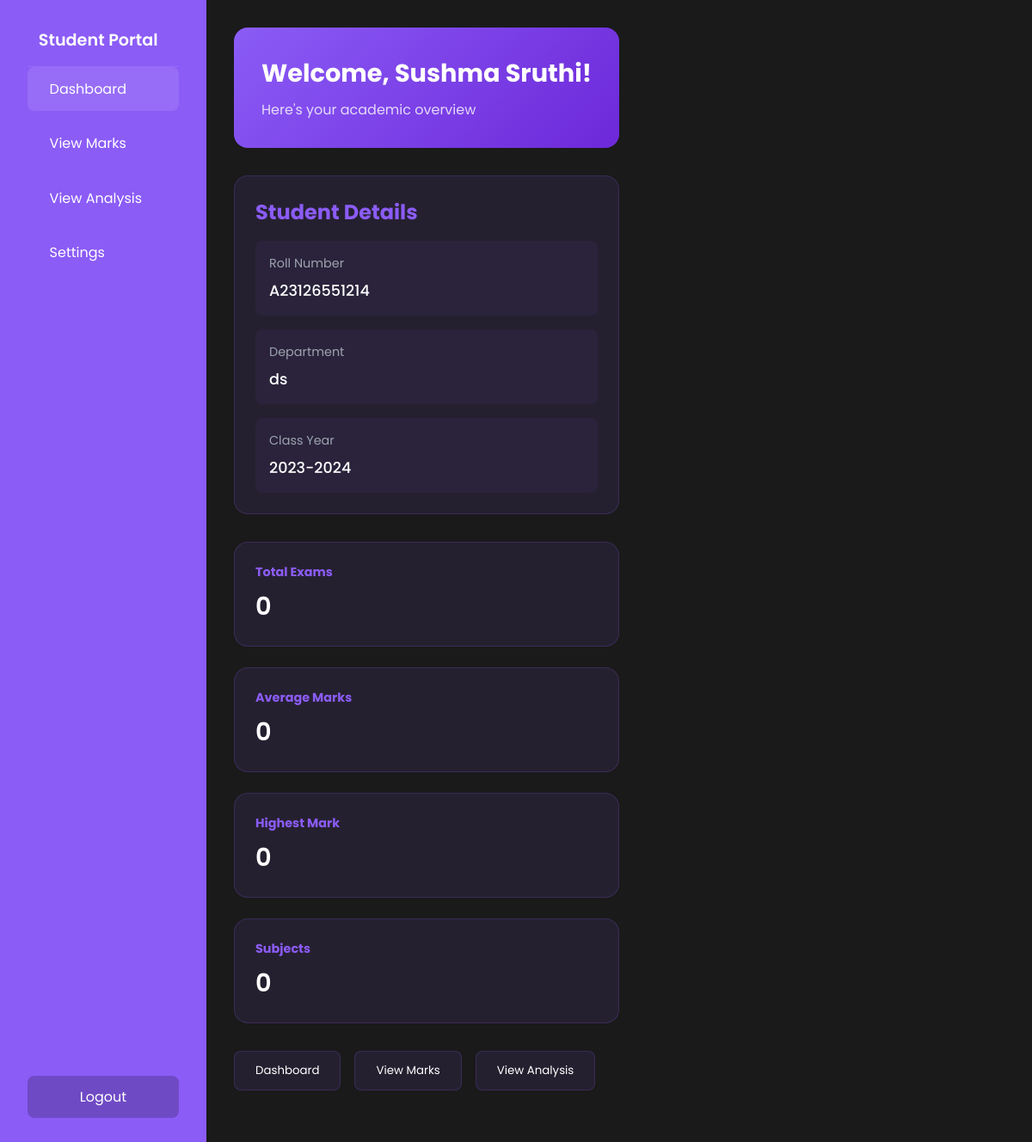
Page /student/dashboard (signed in) on the committed database.
### tables this page shows
CREATE TABLE students
                        (id TEXT PRIMARY KEY, 
                         full_name TEXT NOT NULL,
                         department TEXT NOT NULL,
                         password TEXT NOT NULL);

### app.py (the view, shortened to what this page needs)
@app.route("/student/dashboard")
@login_required
def student_dashboard():
    if session.get("user_type") != "student":
        flash("Unauthorized access", "error")
        return redirect(url_for("index"))
    student_id = session.get("user_id")
    print(f"Session data for student: {session}")
    conn = sqlite3.connect("./database/education.db")
    cursor = conn.cursor()
    try:
        cursor.execute(
            "SELECT id, full_name, department FROM students WHERE id = ?", (student_id,)
        )
        student_data = cursor.fetchone()
        if student_data:
            student = {
                "roll_number": student_data[0],
                "name": student_data[1],
                "department": student_data[2],
                "class_year": session.get(
                    "class_year", "2023-2024"
                ),  # Default academic year if not in session
            }
            print(f"Found student in database: {student}")
    finally:
        conn.close()
    try:
        if not student_id:
            flash("Student ID not found in session", "error")
            return redirect(url_for("index"))
        print(f"Fetching results for student ID: {student_id}")
        student_results = db_results.get_student_results(student_id)
        if student_results:
            print(
                f"Found results for student: {len(student_results.get('results', []))} records"
            )
            if (
                student_results["overall_stats"]["highest_mark"] == 0
                and student_results["results"]
            ):
                highest_mark = max(
                    float(result["total_marks"])
                    for result in student_results["results"]
                )
                student_results["overall_stats"]["highest_mark"] = highest_mark
                print(f"Manually set highest mark to: {highest_mark}")
        else:
            print("No results found for student")
            student_results = {
                "results": [],
                "subject_performance": [],
                "overall_stats": {
                    "total_exams": 0,
                    "overall_average": 0,
                    "highest_mark": 0,
                    "lowest_mark": 0,
                },
            }
    except Exception as e:
        print(f"Error retrieving student results: {e}")
        import traceback
        traceback.print_exc()
        student_results = {
            "results": [],
            "subject_performance": [],
            "overall_stats": {
                "total_exams": 0,
                "overall_average": 0,
                "highest_mark": 0,
                "lowest_mark": 0,
            },
        }
    print(f"Student data being sent to template: {student}")
    print(f"Overall stats: {student_results.get('overall_stats', {})}")
    if student_results.get("results"):
        print(f"First result: {student_results['results'][0]}")
    return render_template(
        "student_dashboard.html",
        name=student["name"],
        student=student,
        results=student_results["results"],
        subject_performance=student_results["subject_performance"],
        overall_stats=student_results["overall_stats"],
    )

### app.py (called while the page is built)
def login_required(f):
    @wraps(f)
    def decorated_function(*args, **kwargs):
        if "user_type" not in session:
            flash("Please log in first", "error")
            return redirect(url_for("index"))
        return f(*args, **kwargs)
    return decorated_function

### database.py (called while the page is built, shortened)
    def get_connection(self):
        return sqlite3.connect(self.db_file)

    def get_student_results(self, roll_number):
        try:
            with self.get_connection() as conn:
                cursor = conn.cursor()
                cursor.execute(
                    "SELECT COUNT(*) FROM students_results WHERE roll_number = ?",
                    (roll_number,)
                )
                count = cursor.fetchone()[0]
                if count == 0:
                    print(f"No results found for roll number: {roll_number}")
                    return None
        except Exception as e:
            print(f"Error in get_student_results: {e}")
            import traceback
            traceback.print_exc()
            return None

### templates/student_dashboard.html (shortened to what this page needs)
<!DOCTYPE html>
<html lang="en">
<head>
    <link href="https://cdn.jsdelivr.net/npm/remixicon@3.5.0/fonts/remixicon.css" rel="stylesheet">
</head>
<body>
    <div class="dashboard">
        <div class="sidebar">
            <div class="logo">
                <span>Student Portal</span>
            </div>
            <div class="menu">
                <a href="#" class="menu-item active" onclick="showTab('dashboard')">
                    <span>Dashboard</span>
                </a>
                <a href="#" class="menu-item" onclick="showTab('marks')">
                    <span>View Marks</span>
                </a>
                <a href="#" class="menu-item" onclick="showTab('analysis')">
                    <span>View Analysis</span>
                </a>
                <a href="#" class="menu-item">
                    <span>Settings</span>
                </a>
            </div>
            <a href="/logout" class="logout-btn">Logout</a>
        </div>
        <div class="main-content">
            <div class="welcome-banner">
                <h1>Welcome, {{ name|default('Student') }}!</h1>
                <p>Here's your academic overview</p>
            </div>
            <div class="student-info">
                <h2>Student Details</h2>
                <div class="info-grid">
                    <div class="info-item">
                        <div class="label">Roll Number</div>
                        <div class="value">{{ student.roll_number|default('Not available') }}</div>
                    </div>
                    <div class="info-item">
                        <div class="label">Department</div>
                        <div class="value">{{ student.department|default('Computer Science') }}</div>
                    </div>
                    <div class="info-item">
                        <div class="label">Class Year</div>
                        <div class="value">{{ student.class_year|default('2023-2024') }}</div>
                    </div>
                </div>
            </div>
            <div id="dashboard-tab" class="tab-content active">
                <div class="stats-grid">
                    <div class="stat-card">
                        <h3>Total Exams</h3>
                        <div class="value">{{ overall_stats.total_exams|default('0') }}</div>
                    </div>
                    <div class="stat-card">
                        <h3>Average Marks</h3>
                        <div class="value">{{ overall_stats.overall_average|default('0') }}</div>
                    </div>
                    <div class="stat-card">
                        <h3>Highest Mark</h3>
                        <div class="value">{{ overall_stats.highest_mark|default('0') }}</div>
                    </div>
                    <div class="stat-card">
                        <h3>Subjects</h3>
                        <div class="value">{{ subject_performance|length|default('0') }}</div>
                    </div>
                </div>
            </div>
            <div class="marks-section">
                <div class="tab-buttons">
                    <button class="tab-button" onclick="showTab('dashboard')">Dashboard</button>
                    <button class="tab-button" onclick="showTab('marks')">View Marks</button>
                    <button class="tab-button" onclick="showTab('analysis')">View Analysis</button>
                </div>
            </div>
        </div>
    </div>
</body>
</html>

### templates/student_dashboard.html (style rules this page uses)
* { margin: 0; padding: 0; box-sizing: border-box; font-family: 'Poppins', sans-serif; }
body { min-height: 100vh; background: #1a1a1a; display: flex; color: white; }
.dashboard { display: flex; min-height: 100vh; }
.sidebar { width: 240px; background: #8B5CF6; padding: 2rem; display: flex; flex-direction: column; }
.logo { display: flex; align-items: center; gap: 0.8rem; padding-bottom: 1rem; border-bottom: 1px solid rgba(255, 255, 255, 0.1); }
.logo span { font-size: 1.2rem; font-weight: 600; }
.menu { display: flex; flex-direction: column; gap: 0.8rem; }
.menu-item { display: flex; align-items: center; gap: 0.8rem; padding: 0.8rem; border-radius: 8px; color: white; text-decoration: none; transition: all 0.3s ease; }
.menu-item:hover, .menu-item.active { background: rgba(255, 255, 255, 0.1); }
.main-content { flex: 1; padding: 2rem; }
.welcome-banner { background: linear-gradient(135deg, #8B5CF6 0%, #6D28D9 100%); padding: 2rem; border-radius: 1rem; margin-bottom: 2rem; }
.welcome-banner h1 { font-size: 1.8rem; margin-bottom: 0.5rem; }
.welcome-banner p { opacity: 0.8; }
.stats-grid { display: grid; grid-template-columns: repeat(auto-fit, minmax(240px, 1fr)); gap: 1.5rem; margin-bottom: 2rem; }
.stat-card { background: rgba(139, 92, 246, 0.1); padding: 1.5rem; border-radius: 1rem; border: 1px solid rgba(139, 92, 246, 0.2); }
.stat-card h3 { font-size: 0.9rem; color: #8B5CF6; margin-bottom: 0.5rem; }
.stat-card .value { font-size: 1.8rem; font-weight: 600; }
.logout-btn { margin-top: auto; padding: 0.75rem; background: rgba(0, 0, 0, 0.2); color: white; border: none; border-radius: 0.5rem; cursor: pointer; text-decoration: none; text-align: center; transition: all 0.3s ease; }
.student-info { background: rgba(139, 92, 246, 0.1); padding: 1.5rem; border-radius: 1rem; border: 1px solid rgba(139, 92, 246, 0.2); margin-bottom: 2rem; }
.student-info h2 { color: #8B5CF6; margin-bottom: 1rem; }
.info-grid { display: grid; grid-template-columns: repeat(auto-fit, minmax(200px, 1fr)); gap: 1rem; }
.info-item { padding: 1rem; background: rgba(139, 92, 246, 0.05); border-radius: 0.5rem; }
.info-item .label { color: #9CA3AF; font-size: 0.9rem; margin-bottom: 0.5rem; }
.info-item .value { font-weight: 500; font-size: 1.1rem; }
.marks-section { margin-bottom: 2rem; }
.tab-buttons { display: flex; gap: 1rem; margin-bottom: 1.5rem; }
.tab-button { padding: 0.75rem 1.5rem; background: rgba(139, 92, 246, 0.1); border: 1px solid rgba(139, 92, 246, 0.2); border-radius: 0.5rem; color: white; cursor: pointer; transition: all 0.3s ease; }
.tab-content { display: none; }
.tab-content.active { display: block; }

### rows in the picture
students: full_name "Sushma Sruthi", roll_number "A23126551214", department "ds"

### other values in the picture
{{ student.class_year|default('2023-2024') }} "2023-2024"
{{ overall_stats.total_exams|default('0') }} "0"
{{ overall_stats.overall_average|default('0') }} "0"
{{ overall_stats.highest_mark|default('0') }} "0"
{{ subject_performance|length|default('0') }} "0"
